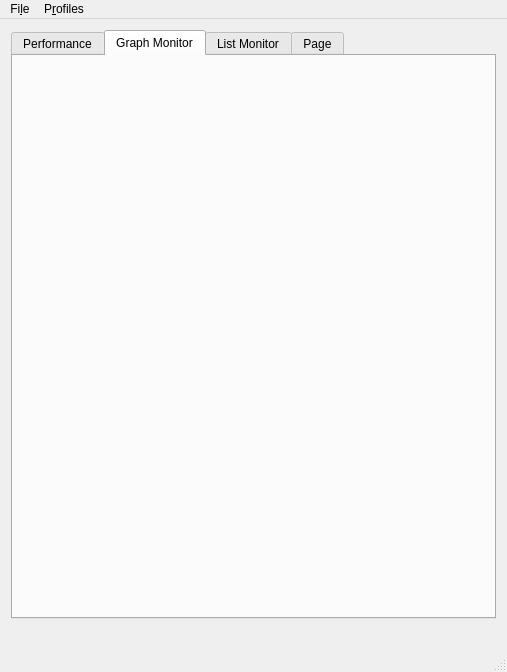
<?xml version="1.0" encoding="UTF-8"?>
<ui version="4.0">
 <class>MainWindow</class>
 <widget class="QMainWindow" name="MainWindow">
  <property name="geometry">
   <rect>
    <x>0</x>
    <y>0</y>
    <width>507</width>
    <height>672</height>
   </rect>
  </property>
  <property name="windowTitle">
   <string>MainWindow</string>
  </property>
  <widget class="QWidget" name="centralWidget">
   <layout class="QVBoxLayout" name="verticalLayout_3">
    <item>
     <widget class="QTabWidget" name="tabWidget">
      <property name="tabShape">
       <enum>QTabWidget::Rounded</enum>
      </property>
      <property name="currentIndex">
       <number>1</number>
      </property>
      <widget class="QWidget" name="perfEditorTab">
       <attribute name="title">
        <string>Performance</string>
       </attribute>
       <layout class="QGridLayout" name="gridLayout">
        <item row="0" column="4" colspan="2">
         <widget class="QPushButton" name="pushButton">
          <property name="text">
           <string>testinappi</string>
          </property>
         </widget>
        </item>
        <item row="1" column="0" colspan="6">
         <widget class="QLabel" name="GPUNameLabel">
          <property name="maximumSize">
           <size>
            <width>16777215</width>
            <height>52</height>
           </size>
          </property>
          <property name="text">
           <string/>
          </property>
         </widget>
        </item>
        <item row="10" column="0" colspan="5">
         <widget class="QSlider" name="powerLimSlider">
          <property name="orientation">
           <enum>Qt::Horizontal</enum>
          </property>
         </widget>
        </item>
        <item row="8" column="0" colspan="5">
         <widget class="QSlider" name="memClkSlider">
          <property name="orientation">
           <enum>Qt::Horizontal</enum>
          </property>
         </widget>
        </item>
        <item row="9" column="0" colspan="2">
         <widget class="QLabel" name="powerLimLabel">
          <property name="text">
           <string>Power Limit (W)</string>
          </property>
         </widget>
        </item>
        <item row="5" column="0" colspan="3">
         <widget class="QLabel" name="voltgeLabel">
          <property name="text">
           <string>Voltage Offset (mV)</string>
          </property>
         </widget>
        </item>
        <item row="13" column="0" colspan="2">
         <widget class="QPushButton" name="applyButton">
          <property name="text">
           <string>Apply changes</string>
          </property>
         </widget>
        </item>
        <item row="11" column="0" colspan="3">
         <widget class="QLabel" name="clockFreqLabel">
          <property name="text">
           <string>Clock Frequency Offset (MHz)</string>
          </property>
         </widget>
        </item>
        <item row="12" column="0" colspan="5">
         <widget class="QSlider" name="frequencySlider">
          <property name="orientation">
           <enum>Qt::Horizontal</enum>
          </property>
         </widget>
        </item>
        <item row="0" column="0">
         <widget class="QLabel" name="fanModeLabel">
          <property name="text">
           <string>Fan mode:</string>
          </property>
         </widget>
        </item>
        <item row="4" column="0" colspan="5">
         <widget class="QSlider" name="fanSlider">
          <property name="orientation">
           <enum>Qt::Horizontal</enum>
          </property>
         </widget>
        </item>
        <item row="3" column="5">
         <widget class="QPushButton" name="editFanCurveButton">
          <property name="maximumSize">
           <size>
            <width>87</width>
            <height>16777215</height>
           </size>
          </property>
          <property name="text">
           <string/>
          </property>
          <property name="icon">
           <iconset>
            <normaloff>../../../Pictures/cog.png</normaloff>../../../Pictures/cog.png</iconset>
          </property>
         </widget>
        </item>
        <item row="3" column="0">
         <widget class="QLabel" name="fanSpeedLabel">
          <property name="text">
           <string>Fan Speed (%)</string>
          </property>
         </widget>
        </item>
        <item row="0" column="1" colspan="3">
         <widget class="QComboBox" name="fanModeComboBox">
          <item>
           <property name="text">
            <string>Driver defined</string>
           </property>
          </item>
          <item>
           <property name="text">
            <string>Static</string>
           </property>
          </item>
          <item>
           <property name="text">
            <string>Custom</string>
           </property>
          </item>
         </widget>
        </item>
        <item row="8" column="5">
         <widget class="QSpinBox" name="memClkSpinBox"/>
        </item>
        <item row="10" column="5">
         <widget class="QSpinBox" name="powerLimSpinBox"/>
        </item>
        <item row="12" column="5">
         <widget class="QSpinBox" name="frequencySpinBox"/>
        </item>
        <item row="6" column="0" colspan="5">
         <widget class="QSlider" name="voltageSlider">
          <property name="orientation">
           <enum>Qt::Horizontal</enum>
          </property>
         </widget>
        </item>
        <item row="7" column="0" colspan="3">
         <widget class="QLabel" name="memClockLabel">
          <property name="text">
           <string>Memory Clock Offset (MHz)</string>
          </property>
         </widget>
        </item>
        <item row="4" column="5">
         <widget class="QSpinBox" name="fanSpinBox"/>
        </item>
        <item row="13" column="2">
         <widget class="QPushButton" name="newProfile">
          <property name="text">
           <string>...</string>
          </property>
         </widget>
        </item>
        <item row="13" column="3" colspan="3">
         <widget class="QComboBox" name="profileComboBox"/>
        </item>
        <item row="6" column="5">
         <widget class="QSpinBox" name="voltageSpinBox"/>
        </item>
       </layout>
      </widget>
      <widget class="QWidget" name="monitorTab">
       <attribute name="title">
        <string>Graph Monitor</string>
       </attribute>
      </widget>
      <widget class="QWidget" name="monitorListTab">
       <attribute name="title">
        <string>List Monitor</string>
       </attribute>
       <layout class="QHBoxLayout" name="horizontalLayout_2">
        <item>
         <widget class="QTreeWidget" name="monitorTree">
          <property name="columnCount">
           <number>2</number>
          </property>
          <column>
           <property name="text">
            <string>Property</string>
           </property>
          </column>
          <column>
           <property name="text">
            <string>Value</string>
           </property>
          </column>
         </widget>
        </item>
       </layout>
      </widget>
      <widget class="QWidget" name="tab">
       <attribute name="title">
        <string>Page</string>
       </attribute>
       <layout class="QVBoxLayout" name="verticalLayout_2">
        <item>
         <widget class="QScrollArea" name="scrollArea">
          <property name="widgetResizable">
           <bool>true</bool>
          </property>
          <widget class="QWidget" name="scrollAreaWidgetContents">
           <property name="geometry">
            <rect>
             <x>0</x>
             <y>0</y>
             <width>471</width>
             <height>539</height>
            </rect>
           </property>
           <layout class="QGridLayout" name="gridLayout_2"/>
          </widget>
         </widget>
        </item>
       </layout>
      </widget>
     </widget>
    </item>
    <item>
     <widget class="QLabel" name="statusLabel">
      <property name="text">
       <string/>
      </property>
     </widget>
    </item>
   </layout>
  </widget>
  <widget class="QMenuBar" name="menuBar">
   <property name="geometry">
    <rect>
     <x>0</x>
     <y>0</y>
     <width>507</width>
     <height>28</height>
    </rect>
   </property>
   <widget class="QMenu" name="menuFile">
    <property name="title">
     <string>Fi&amp;le</string>
    </property>
    <addaction name="actionQuit"/>
   </widget>
   <widget class="QMenu" name="menuProfiles">
    <property name="title">
     <string>P&amp;rofiles</string>
    </property>
    <addaction name="actionEdit_current_profile"/>
    <addaction name="actionAdd_new_profile"/>
   </widget>
   <addaction name="menuFile"/>
   <addaction name="menuProfiles"/>
  </widget>
  <widget class="QStatusBar" name="statusBar"/>
  <action name="actionQuit">
   <property name="text">
    <string>&amp;Quit</string>
   </property>
  </action>
  <action name="actionEdit_current_profile">
   <property name="text">
    <string>&amp;Edit current profile</string>
   </property>
  </action>
  <action name="actionAdd_profile_from_file">
   <property name="text">
    <string>Add profile from file...</string>
   </property>
  </action>
  <action name="actionAdd_new_profile">
   <property name="text">
    <string>&amp;Add new profile</string>
   </property>
  </action>
 </widget>
 <layoutdefault spacing="6" margin="11"/>
 <resources/>
 <connections/>
</ui>
